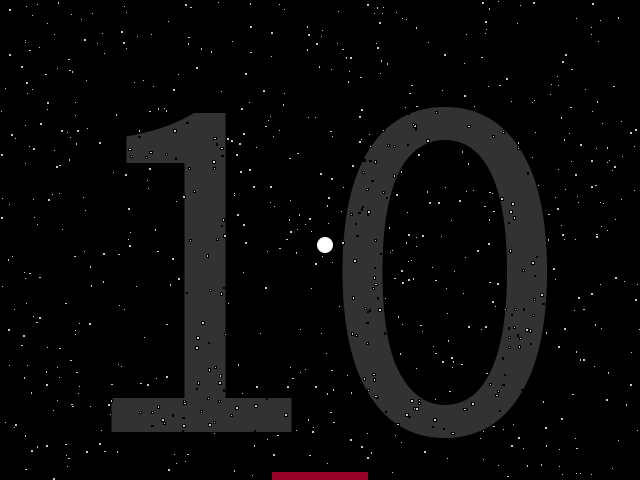
Frame 1 (no input)
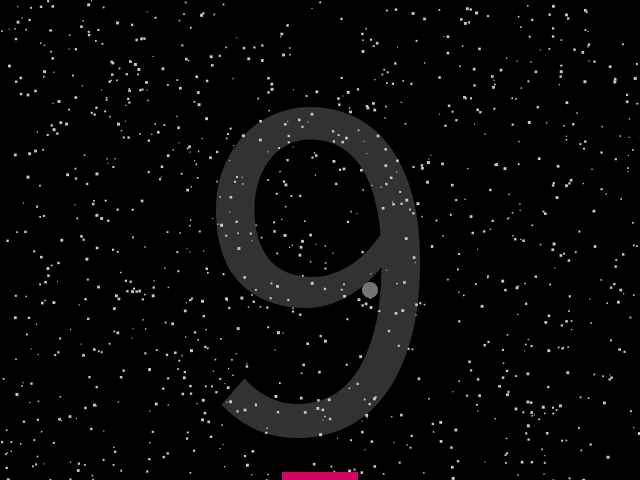
Frame 60 (the mouse pressed at the canvas centre just before this capture)
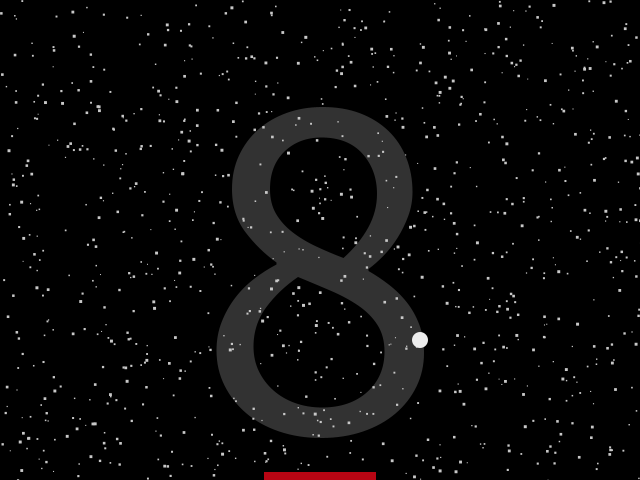
Frame 120 (the mouse held since frame 60 and released just before this capture)

The Processing sketch that drew these frames (run headless with seeded random() and noise(); from frame 60 on, the mouse is pressed at the canvas centre):

// Processing sketch: exercise02
// ── exercise02.pde
// 
color backgroundColor = color(0);

int numStatic = 1000;
int staticSizeMin = 1;
int staticSizeMax = 3;
color staticColor = color(200);

int paddleX;
int paddleY;
int paddleVX;
int paddleSpeed = 10;
int paddleWidth = 128;
int paddleHeight = 16;
color paddleColor = color(255);

int ballX;
int ballY;
int ballVX;
int ballVY;
int ballSpeed = 5;
int ballSize = 16;
color ballColor = color(255);
//*CHANGED* Added a variable for tracking score
int score = 10;

void setup() {
  size(640, 480);

  setupPaddle();
  setupBall();
}

//Sets up padle at the bottom center of the window
void setupPaddle() {
  paddleX = width/2;
  paddleY = height - paddleHeight;
  paddleVX = 0;
}

//Sets up the starting position of the ball in the center of the window
void setupBall() {
  ballX = width/2;
  ballY = height/2;
  ballVX = ballSpeed;
  ballVY = ballSpeed;
}

//Redraws the background to clean the window from previous instances of ball, paddle and static
//Redraws new instance of the ball, paddle and static by calling their functions
void draw() {
  background(backgroundColor);
  //*CHANGED* Added a counter that displays current score on the screen  
  fill(255, 255, 255, 50);
  textSize(500);
  textAlign(CENTER);
  text(score, width / 2, height - paddleHeight * 3);

  drawStatic();

  updatePaddle();
  updateBall();

  drawPaddle();
  drawBall();
}

//Function to draw static noise. The positon of static is generated randomly within the size 
//of the window of a random size with sides between 1 and 3(staticSizeMin and staticSizeMax).
//This happens while the condition of i instances being smaller than 1000 (numStatic), ading 
//one additional instance every time a loop completes.
void drawStatic() {
  for (int i = 0; i < numStatic; i++) {
    float x = random(0, width);
    float y = random(0, height);
    float staticSize = random(staticSizeMin, staticSizeMax);
    fill(staticColor);
    rect(x, y, staticSize, staticSize);
  }
}

//Calls new instance of paddle at the new position which is starting position + velocity
//(paddleVX) which is 0 by default. The movement is constrained within the width of the window.
void updatePaddle() {
  paddleX += paddleVX;  
  paddleX = constrain(paddleX, 0+paddleWidth/2, width-paddleWidth/2);
}

//Calls the new instance of the ball at the new position which is its starting poition + velocity
//(ballVX) on X-axis and (ballVY) on Y-axis. By default both are equal 5 (ballSpeed). Calls functions handleBallHitPaddle(),
//handleBallHitWall() and handleBallOffBottom().
void updateBall() {
  ballX += ballVX;
  ballY += ballVY;

  handleBallHitPaddle();
  handleBallHitWall();
  handleBallOffBottom();
  //*CHANGED* Added new function
  handleEndGame();
}

//Draws paddle at the position defined earlier (bottom center of the window).
//void drawPaddle() {
//  rectMode(CENTER);
//  noStroke();
//  fill(paddleColor);
//  rect(paddleX, paddleY, paddleWidth, paddleHeight);
//}

//*CHANGED* Loop draws paddle that now consists of smaller rectangles of random width between 25 and 100; 
//and is skinnier (1/2 of the original paddleWidth). Colour of the squares also changes randomly.

//*CHANGED AGAIN WITH PIPPIN'S HELP* Now the paddle is prettier and is built from the center outwards
void drawPaddle() {

  int squareWidth = floor(random(5, 60));
  int squareHeight = paddleHeight;

  int rightSquareX = paddleX;
  int leftSquareX = paddleX - squareWidth;
  int squareY = paddleY + paddleHeight/2;


  int r = floor(random(255));
  int g = floor(random(10));
  int b = floor(random(200));
  color squareColor = color(r, g, b);

  while (rightSquareX+squareWidth < paddleX + paddleWidth/2) {

    noStroke();
    fill(squareColor);
    rect(rightSquareX, squareY, squareWidth, squareHeight);
    rect(leftSquareX, squareY, squareWidth, squareHeight);
    rightSquareX = rightSquareX + squareWidth;
    leftSquareX = leftSquareX - squareWidth;
  }
}

//Draws white "ball" in the center of the window of the size defined earlier (16x16).
void drawBall() {
  //*CHANGED* The ball is round now
  ellipseMode(CENTER);
  noStroke();
  fill(ballColor);
  ellipse(ballX, ballY, ballSize, ballSize);
  //*CHANGED* If the ball gets darker than its default colour (after hitting the paddle) it gets lighter gradually until it reaches the value 255
  if (ballColor < 255) {
    ballColor = ballColor + 2;
  } else {
    ballColor=(255);
  }
}

//Function that deals with the scenario where the ball hits the paddle. If condition of ballOverlapsePaddle is true,
//the ball changes its direction on Y-axis and its starting Y-position will be right above the paddle. 
void handleBallHitPaddle() {
  if (ballOverlapsPaddle()) {
    ballY = paddleY - paddleHeight/2 - ballSize/2;
    //*CHANGED* Each time the ball hits the paddle it moves 1 increment faster.    
    ballVY = -ballVY -1;
    //*CHANGED* When the ball hits the paddle it gets darker.    
    ballColor = (70);
  }
}

//Returns a true or false value for ballOverlapsePaddle checking if the condition of the ball hitting the paddle is met. The condition is false by default
boolean ballOverlapsPaddle() {
  if (ballX - ballSize/2 > paddleX - paddleWidth/2 && ballX + ballSize/2 < paddleX + paddleWidth/2) {
    if (ballY > paddleY - paddleHeight/2) {
      return true;
    }
  }
  return false;
}

//Function that deals with the sceario where the ball misses the paddle and falls off the window.
//If the condition is met the new ball will appear at its starting position - cener of the window.
void handleBallOffBottom() {
  if (ballOffBottom()) {
    ballX = width/2;
    ballY = height/2;
    //*CHANGED* The score gets updated each time the ball misses the padle
    score = score - 1;
  }
}

//Returns a true or false value for ballOffBottom checking if the bottom of the ball reached the bottom of the window.
boolean ballOffBottom() {
  return (ballY - ballSize/2 > height);
}

//*CHANGED* Added a new function that resets the ball speed and the score when the score gets to 0
void handleEndGame() {
  if (score == 0) {
    ballVY = ballSpeed;
    score = 10;
  }
}

//Function that deals with the scenario where the ball hits the wall. If the ball side reaches the "wall" (left or right side of the window),
//it changes its direction on X-axis. If it reaches the top of the window, it changes its direction on Y-axis.
void handleBallHitWall() {
  if (ballX - ballSize/2 < 0) {
    ballX = 0 + ballSize/2;
    ballVX = -ballVX;
  } else if (ballX + ballSize/2 > width) {
    ballX = width - ballSize/2;
    ballVX = -ballVX;
  }

  if (ballY - ballSize/2 < 0) {
    ballY = 0 + ballSize/2;
    ballVY = -ballVY;
  }
}

//Events. If the arrow key is pressed the paddle will change its position with the velocity of 10 (paddleSpeed). It will "move" to the left
//if the left arrow key is pressed and to the right, if the right arrow key is pressed.
void keyPressed() {
  if (keyCode == LEFT) {
    paddleVX = -paddleSpeed;
  } else if (keyCode == RIGHT) {
    paddleVX = paddleSpeed;
  }
}

//Stops the paddle from moving when the key is released.
void keyReleased() {
  if (keyCode == LEFT && paddleVX < 0) {
    paddleVX = 0;
  } else if (keyCode == RIGHT && paddleVX > 0) {
    paddleVX = 0;
  }
}
